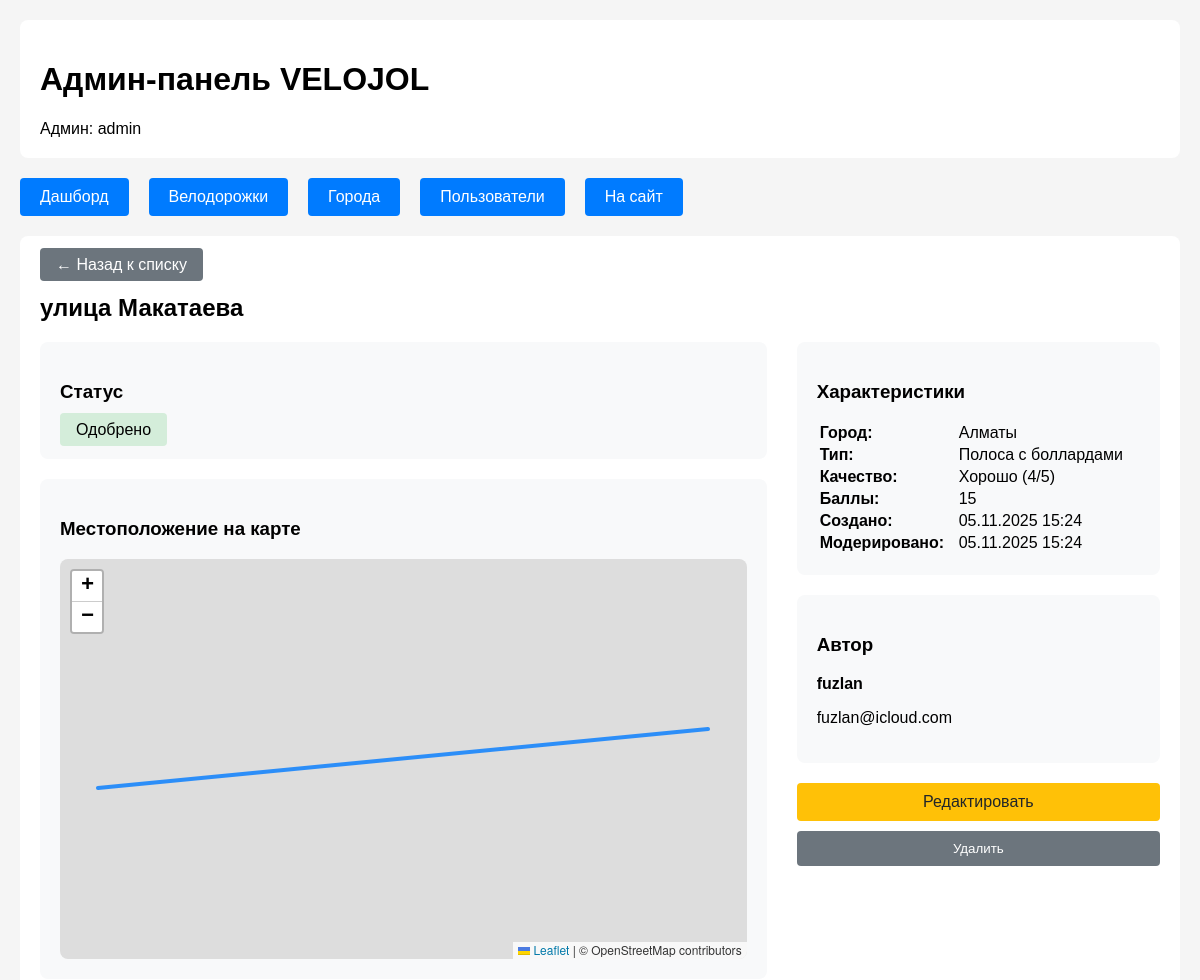
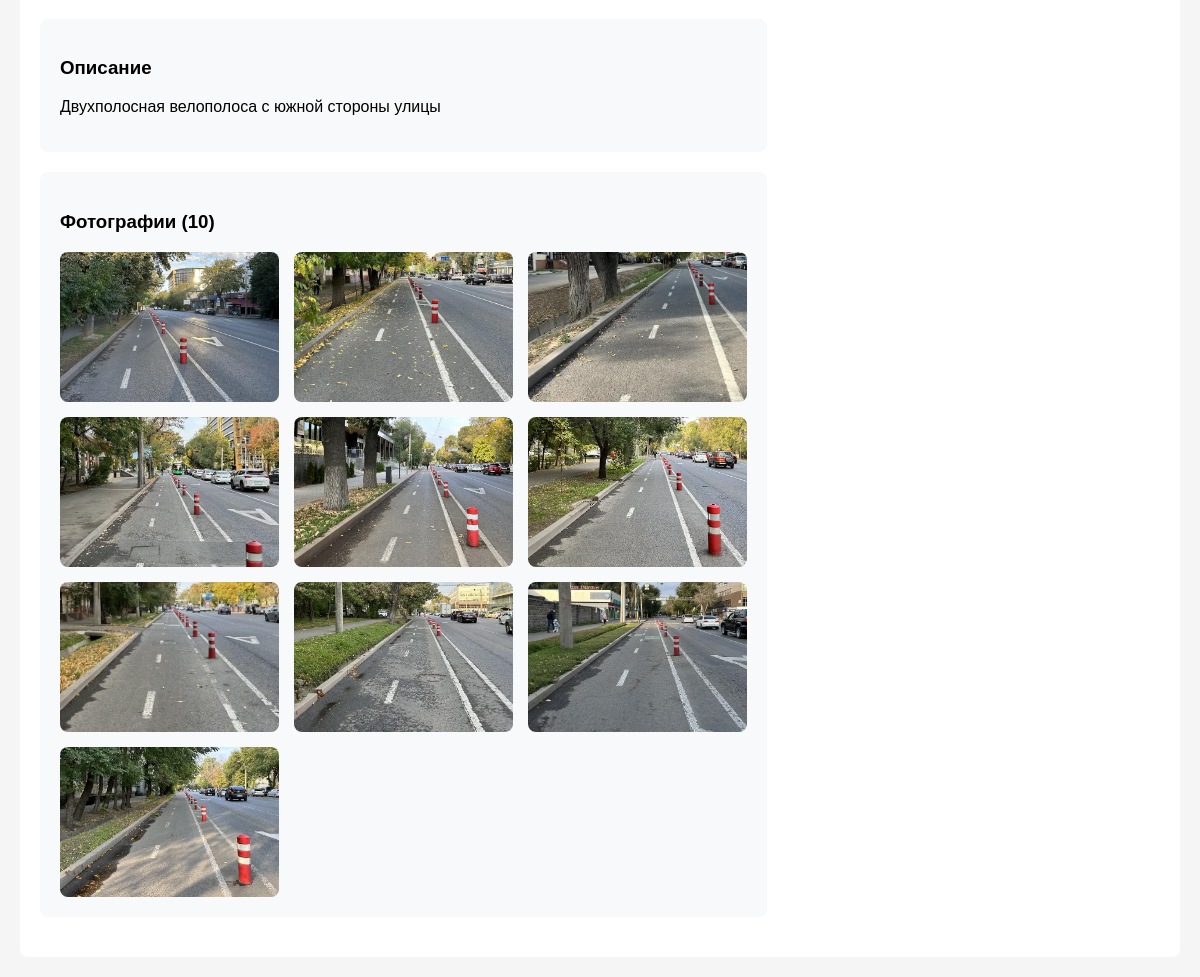
Screenshot of /admin/bikelanes/1 (signed in) with the database file from the repository (2 pictures, top to bottom).
### app/models/user.py (models this page shows, shortened)
class User(UserMixin, db.Model):
    __tablename__ = 'users'
    id = db.Column(db.Integer, primary_key=True)
    email = db.Column(db.String(120), unique=True, nullable=False, index=True)
    password_hash = db.Column(db.String(128), nullable=False)
    nickname = db.Column(db.String(64), unique=True, nullable=False, index=True)
    is_admin = db.Column(db.Boolean, default=False, nullable=False)
    is_banned = db.Column(db.Boolean, default=False, nullable=False)
    ban_reason = db.Column(db.Text, nullable=True)
    manual_score = db.Column(db.Integer, default=0, nullable=False)  # Баллы от админа
    banned_at = db.Column(db.DateTime, nullable=True)
    banned_by = db.Column(db.Integer, db.ForeignKey('users.id'), nullable=True)
    avatar_url = db.Column(db.String(256))
    strava_url = db.Column(db.String(256))
    komoot_url = db.Column(db.String(256))
    telegram_url = db.Column(db.String(256))
    instagram_url = db.Column(db.String(256))
    created_at = db.Column(db.DateTime, default=lambda: datetime.now(timezone.utc), nullable=False)
    updated_at = db.Column(db.DateTime, default=lambda: datetime.now(timezone.utc), onupdate=lambda: datetime.now(timezone.utc))
    bikelanes = db.relationship('BikeLane', foreign_keys='BikeLane.user_id', backref='author', lazy='dynamic')
    notifications = db.relationship('Notification', backref='user', lazy='dynamic')

### app/models/bikelane.py (models this page shows, shortened)
class BikeLane(db.Model):
    __tablename__ = 'bikelanes'
    id = db.Column(db.Integer, primary_key=True)
    title = db.Column(db.String(200), nullable=False)
    description = db.Column(db.Text, nullable=False)
    city_id = db.Column(db.Integer, db.ForeignKey('cities.id'), nullable=True)
    city = db.Column(db.String(100), nullable=False)
    geometry = db.Column(db.Text, nullable=False)
    track_type = db.Column(db.String(50), nullable=False)
    quality = db.Column(db.Integer, nullable=False)
    has_parking = db.Column(db.Boolean, default=False, nullable=False)
    has_markings = db.Column(db.Boolean, default=False, nullable=False)
    has_signs = db.Column(db.Boolean, default=False, nullable=False)
    overall_quality = db.Column(db.Integer, nullable=True)
    photos = db.Column(db.Text, default='[]')
    videos = db.Column(db.Text, default='[]')
    status = db.Column(db.Enum('pending', 'approved', 'rejected', name='bikelane_status'),
                      default='pending', nullable=False)
    score = db.Column(db.Integer, default=0)
    admin_comment = db.Column(db.Text, nullable=True)
    moderated_at = db.Column(db.DateTime, nullable=True)
    moderated_by = db.Column(db.Integer, db.ForeignKey('users.id'), nullable=True)
    created_at = db.Column(db.DateTime, default=datetime.utcnow, nullable=False)
    updated_at = db.Column(db.DateTime, default=datetime.utcnow, onupdate=datetime.utcnow)
    user_id = db.Column(db.Integer, db.ForeignKey('users.id'), nullable=True)
    moderator = db.relationship('User', foreign_keys=[moderated_by], backref='moderated_bikelanes')
    def get_photos_list(self):
        try:
            return json.loads(self.photos) if self.photos else []
        except json.JSONDecodeError:
            return []
    @property
    def photos_count(self):
        return len(self.get_photos_list())
    @property
    def city_display(self):
        if hasattr(self, 'city_obj') and self.city_obj:
            return self.city_obj.name
        import json
        import os
        from flask import current_app
        try:
            cities_path = os.path.join(current_app.static_folder, 'data', 'cities.json')
            with open(cities_path, 'r', encoding='utf-8') as f:
                cities_data = json.load(f)
            for city in cities_data.get('cities', []):
                if city.get('id') == self.city:
                    return city.get('name', self.city)
        except (FileNotFoundError, json.JSONDecodeError, Exception):
            pass
        return self.city
    @property
    def track_type_display(self):
        track_type_names = {
            'lane': 'Полоса',
            'bollards': 'Полоса с боллардами',
            'separated': 'Обособленная велодорожка',
            'shared': 'Вело-пешеходная дорожка'
        }
        return track_type_names.get(self.track_type, self.track_type)
    @property
    def quality_display(self):
        quality_names = {
            1: 'Ужасно',
            2: 'Плохо',
            3: 'Средне',
            4: 'Хорошо',
            5: 'Отлично'
        }
        return quality_names.get(self.quality, 'Не указано')
    @property
    def status_display(self):
        status_names = {
            'pending': 'На модерации',
            'approved': 'Одобрено',
            'rejected': 'Отклонено'
        }
        return status_names.get(self.status, self.status)

### app/routes/admin/bikelanes.py (the view)
@bp.route('/bikelanes/<int:bikelane_id>')
@admin_required
def view_bikelane(bikelane_id):
    bikelane = BikeLane.query.get_or_404(bikelane_id)
    return render_template('admin/view_bikelane.html', bikelane=bikelane)

### app/routes/admin/__init__.py (called while the page is built)
def admin_required(f):
    @wraps(f)
    @login_required
    def decorated_function(*args, **kwargs):
        if not current_user.is_admin:
            return redirect(url_for('main.index'))
        return f(*args, **kwargs)
    return decorated_function

### app/templates/admin/view_bikelane.html (shortened to what this page needs)
{% extends "admin/base.html" %}
{% block content %}
<div style="margin-bottom: 20px;">
    <a href="{{ url_for('admin.bikelanes') }}" style="background: #6c757d; color: white; padding: 8px 16px; text-decoration: none; border-radius: 4px;">
        ← Назад к списку
    </a>
</div>
<h2>{{ bikelane.title }}</h2>
<div style="display: grid; grid-template-columns: 2fr 1fr; gap: 30px;">
    <div>
        <div style="background: #f8f9fa; padding: 20px; border-radius: 8px; margin-bottom: 20px;">
            <h3>Статус</h3>
            <span style="padding: 8px 16px; border-radius: 4px;
                background: {% if bikelane.status == 'pending' %}#fff3cd{% elif bikelane.status == 'approved' %}#d4edda{% else %}#f8d7da{% endif %};">
                {{ bikelane.status_display }}
            </span>
        </div>
        <div style="background: #f8f9fa; padding: 20px; border-radius: 8px; margin-bottom: 20px;">
            <h3>Местоположение на карте</h3>
            <div id="bikelaneMap" style="height: 400px; border-radius: 8px;"></div>
        </div>
        <div style="background: #f8f9fa; padding: 20px; border-radius: 8px; margin-bottom: 20px;">
            <h3>Описание</h3>
            <p>{{ bikelane.description }}</p>
        </div>
        {% if bikelane.get_photos_list() %}
        <div style="background: #f8f9fa; padding: 20px; border-radius: 8px; margin-bottom: 20px;">
            <h3>Фотографии ({{ bikelane.photos_count }})</h3>
            <div style="display: grid; grid-template-columns: repeat(auto-fill, minmax(200px, 1fr)); gap: 15px;">
                {% for photo_path in bikelane.get_photos_list() %}
                <img src="{{ url_for('static', filename=photo_path) }}"
                     style="width: 100%; height: 150px; object-fit: cover; border-radius: 8px;"
                     alt="Фото велодорожки">
                {% endfor %}
            </div>
        </div>
        {% endif %}
    </div>
    <div>
        <div style="background: #f8f9fa; padding: 20px; border-radius: 8px; margin-bottom: 20px;">
            <h3>Характеристики</h3>
            <table style="width: 100%;">
                <tr><td><strong>Город:</strong></td><td>{{ bikelane.city_display }}</td></tr>
                <tr><td><strong>Тип:</strong></td><td>{{ bikelane.track_type_display }}</td></tr>
                <tr><td><strong>Качество:</strong></td><td>{{ bikelane.quality_display }} ({{ bikelane.quality }}/5)</td></tr>
                <tr><td><strong>Баллы:</strong></td><td>{{ bikelane.score }}</td></tr>
                <tr><td><strong>Создано:</strong></td><td>{{ bikelane.created_at.strftime('%d.%m.%Y %H:%M') }}</td></tr>
                {% if bikelane.moderated_at %}
                <tr><td><strong>Модерировано:</strong></td><td>{{ bikelane.moderated_at.strftime('%d.%m.%Y %H:%M') }}</td></tr>
                {% endif %}
            </table>
        </div>
        <div style="background: #f8f9fa; padding: 20px; border-radius: 8px; margin-bottom: 20px;">
            <h3>Автор</h3>
            {% if bikelane.author %}
                <p><strong>{{ bikelane.author.nickname }}</strong></p>
                <p>{{ bikelane.author.email }}</p>
            {% else %}
                <p><em>Аноним</em></p>
            {% endif %}
        </div>
        <div style="display: flex; flex-direction: column; gap: 10px;">
            <a href="{{ url_for('admin.edit_bikelane', bikelane_id=bikelane.id) }}"
               style="display: block; text-align: center; background: #ffc107; color: #212529; padding: 10px; text-decoration: none; border-radius: 4px;">
                Редактировать
            </a>
            <form method="post" action="{{ url_for('admin.delete_bikelane', bikelane_id=bikelane.id) }}"
                  onsubmit="return confirm('Удалить велодорожку?')">
                <button type="submit" style="width: 100%; background: #6c757d; color: white; border: none; padding: 10px; border-radius: 4px;">
                    Удалить
                </button>
            </form>
        </div>
    </div>
</div>
{% endblock %}

### app/templates/admin/base.html (shortened to what this page needs)
<!DOCTYPE html>
<html lang="ru">
<head>
    <link rel="stylesheet" href="https://unpkg.com/leaflet@1.9.4/dist/leaflet.css" />
</head>
<body>
    <div class="header">
        <h1>Админ-панель VELOJOL</h1>
        <span>Админ: {{ current_user.nickname }}</span>
    </div>
    <nav class="nav">
        <a href="{{ url_for('admin.dashboard') }}">Дашборд</a>
        <a href="{{ url_for('admin.bikelanes') }}">Велодорожки</a>
        <a href="{{ url_for('admin.cities') }}">Города</a>
        <a href="{{ url_for('admin.users') }}">Пользователи</a>
        <a href="{{ url_for('main.index') }}">На сайт</a>
    </nav>
    <div class="content">
        {% block content %}{% endblock %}
    </div>
</body>
</html>

### app/templates/admin/base.html (style rules this page uses)
body { font-family: Arial, sans-serif; margin: 0; padding: 20px; background: #f5f5f5; }
.header { background: white; padding: 20px; margin-bottom: 20px; border-radius: 8px; }
.nav { display: flex; gap: 20px; margin-bottom: 20px; }
.nav a { padding: 10px 20px; background: #007bff; color: white; text-decoration: none; border-radius: 4px; }
.content { background: white; padding: 20px; border-radius: 8px; }

### rows the page displays
User: nickname "admin"
BikeLane: title "улица Макатаева", status_display "Одобрено", description "Двухполосная велополоса с южной стороны улицы", photos_count "10", city_display "Алматы", track_type_display "Полоса с боллардами", quality_display "Хорошо", quality "4", score "15", created_at "05.11.2025 15:24", moderated_at "05.11.2025 15:24"
User: author.nickname "fuzlan", author.email "fuzlan@icloud.com"
